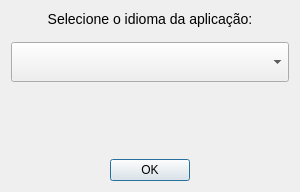
<?xml version="1.0" encoding="UTF-8"?>
<ui version="4.0">
 <class>LanguageView</class>
 <widget class="QDialog" name="LanguageView">
  <property name="geometry">
   <rect>
    <x>0</x>
    <y>0</y>
    <width>300</width>
    <height>192</height>
   </rect>
  </property>
  <property name="windowTitle">
   <string>Plataforma T-TEA</string>
  </property>
  <property name="windowIcon">
   <iconset resource="../resources.qrc">
    <normaloff>:/icons/system/appicon</normaloff>:/icons/system/appicon</iconset>
  </property>
  <property name="modal">
   <bool>true</bool>
  </property>
  <layout class="QVBoxLayout" name="verticalLayout">
   <property name="spacing">
    <number>15</number>
   </property>
   <item>
    <widget class="QLabel" name="lbl_instruction">
     <property name="styleSheet">
      <string notr="true">font-size: 14px;</string>
     </property>
     <property name="text">
      <string>Selecione o idioma da aplicação:</string>
     </property>
     <property name="alignment">
      <set>Qt::AlignmentFlag::AlignCenter</set>
     </property>
    </widget>
   </item>
   <item>
    <widget class="QComboBox" name="cbx_language">
     <property name="minimumSize">
      <size>
       <width>260</width>
       <height>40</height>
      </size>
     </property>
     <property name="styleSheet">
      <string notr="true">QComboBox { padding-left: 10px; }</string>
     </property>
     <property name="maxVisibleItems">
      <number>5</number>
     </property>
     <property name="iconSize">
      <size>
       <width>32</width>
       <height>32</height>
      </size>
     </property>
    </widget>
   </item>
   <item>
    <spacer name="vs_language">
     <property name="orientation">
      <enum>Qt::Orientation::Vertical</enum>
     </property>
     <property name="sizeHint" stdset="0">
      <size>
       <width>20</width>
       <height>30</height>
      </size>
     </property>
    </spacer>
   </item>
   <item>
    <layout class="QHBoxLayout" name="lay_button">
     <item>
      <widget class="QPushButton" name="pb_ok">
       <property name="sizePolicy">
        <sizepolicy hsizetype="Fixed" vsizetype="Fixed">
         <horstretch>0</horstretch>
         <verstretch>0</verstretch>
        </sizepolicy>
       </property>
       <property name="toolTip">
        <string>Gravar operação corrente</string>
       </property>
       <property name="text">
        <string>OK</string>
       </property>
       <property name="icon">
        <iconset resource="../resources.qrc">
         <normaloff>:/icons/ui/buttons/okicon</normaloff>:/icons/ui/buttons/okicon</iconset>
       </property>
       <property name="iconSize">
        <size>
         <width>16</width>
         <height>16</height>
        </size>
       </property>
       <property name="autoDefault">
        <bool>true</bool>
       </property>
       <property name="default">
        <bool>false</bool>
       </property>
       <property name="flat">
        <bool>false</bool>
       </property>
      </widget>
     </item>
    </layout>
   </item>
  </layout>
 </widget>
 <resources>
  <include location="../resources.qrc"/>
 </resources>
 <connections/>
</ui>
